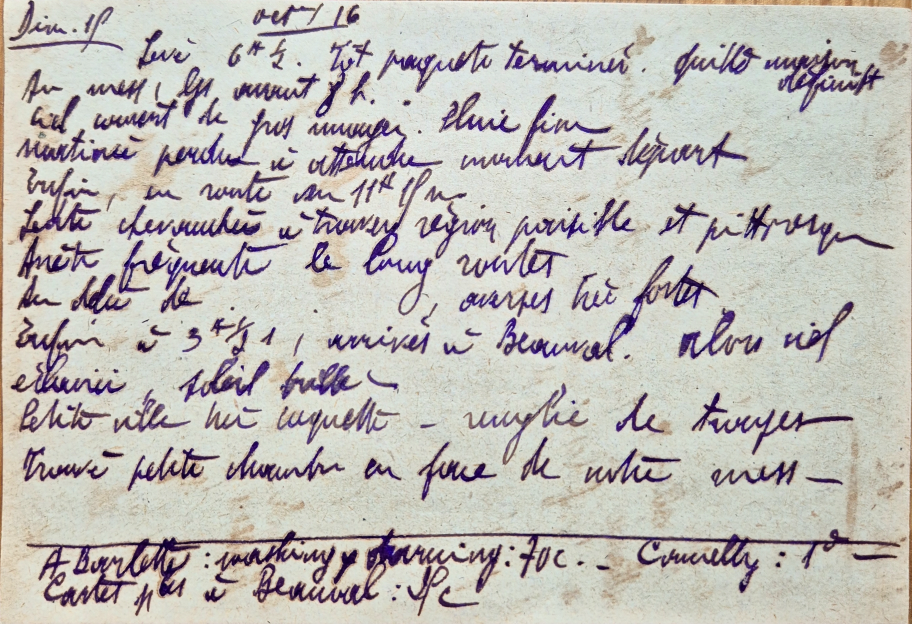
#> input picture scans_haute_qualite/20251126_104027.jpg, 2736 x 1872 px (shown at 1/3 size)
$ python -i preparer_facsimiles.py   (imports and definitions only)
#> lines starting #> are read from the running program, lines starting #| are printed output that depends on the picture
#> further down, picture is the input picture: PIL image 2736x1872 RGB; mean R, G, B 191.7, 188.2, 184
#!/usr/bin/env python3
"""Prépare les fac-similés de l'édition à partir des photographies en haute définition.

Chaque cliché est redressé (inclinaison mesurée sur les bords du feuillet, là où la table est visible),
débarrassé des bandes de table le long des bords, réduit à 1 400 pixels sur son grand côté (environ 170 dpi à
la taille d’impression) et enregistré en JPEG progressif. Pour que les pages se suivent sans saut de ton,
l'éclairage est égalisé (division par le fond du papier très lissé : seules les variations à grande échelle,
reflets et dégradés de la prise de vue, sont corrigées ; l'encre et les taches ne le sont pas), puis un gain par
canal ramène le ton du papier (médiane des pixels clairs du centre de la page) à une valeur commune. L'écriture
n'est pas retouchée ; la couverture (cliché 1) est laissée telle quelle.
Sortie : edition/fac-similes/NNN.jpg (dossier régénérable, non versionné).
"""
from __future__ import annotations

import os
import sys
from concurrent.futures import ProcessPoolExecutor
from pathlib import Path

import numpy as np
from PIL import Image, ImageFilter

RACINE = Path(__file__).resolve().parents[2]
SRC = RACINE / "scans_haute_qualite"
DST = RACINE / "edition" / "fac-similes"
COTE = 1400
QUALITE = 66
PAPIER = np.array([222.0, 218.0, 206.0])  # ton commun du papier (R, V, B)
MARQUE = b"fac-simile LJ : redresse, rogne sans toucher l'encre, eclairage et ton harmonises (v3)"


# [70 lines left out: functions masque_table, bande, inclinaison, encre_proche, redresser_rogner, not called in this run]


def harmoniser(im: Image.Image) -> Image.Image:
    """Éclairage égalisé (fond du papier très lissé), puis gain par canal ramenant le ton du papier à PAPIER."""
    a = np.asarray(im, dtype=np.float32)
    petit = im.resize((max(8, im.width // 8), max(8, im.height // 8)), Image.BILINEAR)
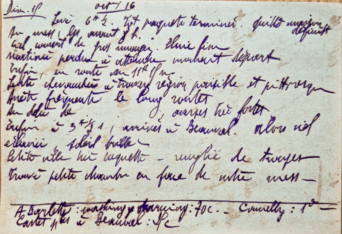
#> petit: PIL image 342x234 RGB; mean R, G, B 191.7, 188.3, 184
    fond = petit.filter(ImageFilter.MaxFilter(9)).filter(
        ImageFilter.GaussianBlur(radius=max(petit.width, petit.height) / 6))
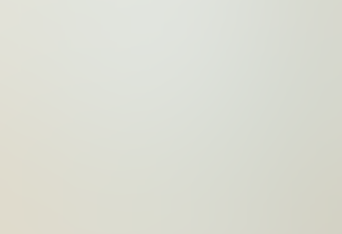
#> fond: PIL image 342x234 RGB; mean R, G, B 219.5, 221, 211.3
    fond = np.maximum(np.asarray(fond.resize(im.size, Image.BICUBIC)).astype(np.float32), 40)
#> fond: shape (1872, 2736, 3) float32
    a = a * (np.median(fond.reshape(-1, 3), axis=0) / fond)
    h, w, _ = a.shape
#> h = 1872; w = 2736
    c = a[int(h * .12):int(h * .88), int(w * .12):int(w * .88)].reshape(-1, 3)
    lum = c.mean(axis=1)
    papier = np.median(c[(lum > np.percentile(lum, 55)) & (lum < np.percentile(lum, 97))], axis=0)
#> papier = [218, 220, 209]
    gain = np.clip(PAPIER / papier, 0.83, 1.2)
#> gain = [1.02, 0.991, 0.985]
    return Image.fromarray(np.clip(a * gain + 0.5, 0, 255).astype(np.uint8))


# [26 lines left out: functions traiter, main, not called in this run]


# [2 lines not run here, left out]

>>> from PIL import Image
>>> picture = Image.open('../../scans_haute_qualite/20251126_104027.jpg')
>>> result = harmoniser(picture)

$ run again, on scans_haute_qualite/20251126_104157.jpg
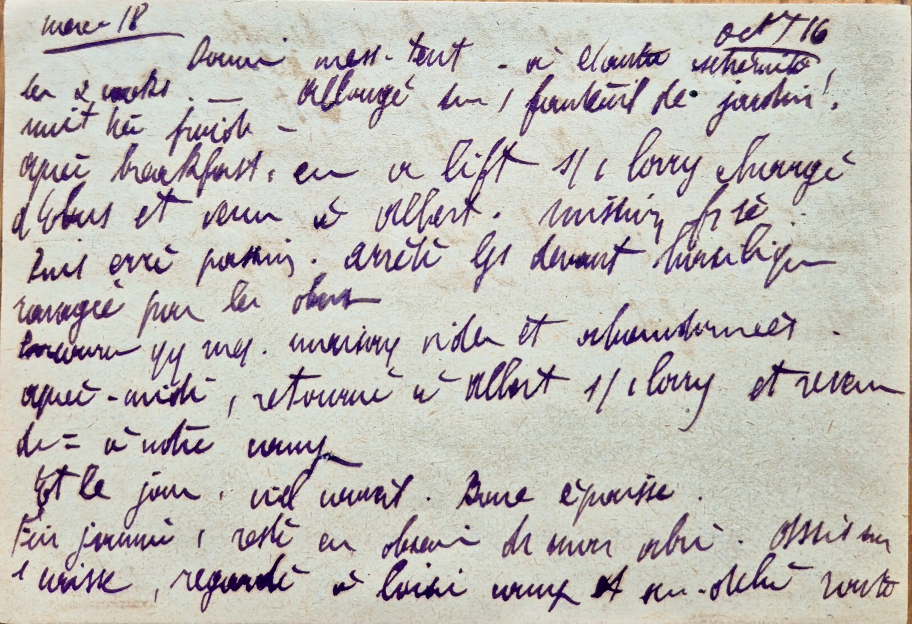
#> input picture scans_haute_qualite/20251126_104157.jpg, 2736 x 1872 px (shown at 1/3 size)
#> picture is the input picture: PIL image 2736x1872 RGB; mean R, G, B 194.1, 190, 185.2
#> in harmoniser, `petit = im.resize((max(8, im.width // 8), max(8, im.height // 8)), Ima..`:
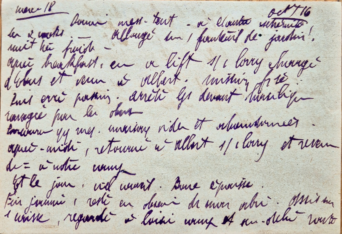
#> petit: PIL image 342x234 RGB; mean R, G, B 194.2, 190.1, 185.2
#> papier = [218, 219, 209]
#> gain = [1.02, 0.995, 0.986]

$ run again, on scans_haute_qualite/20251126_104222.jpg
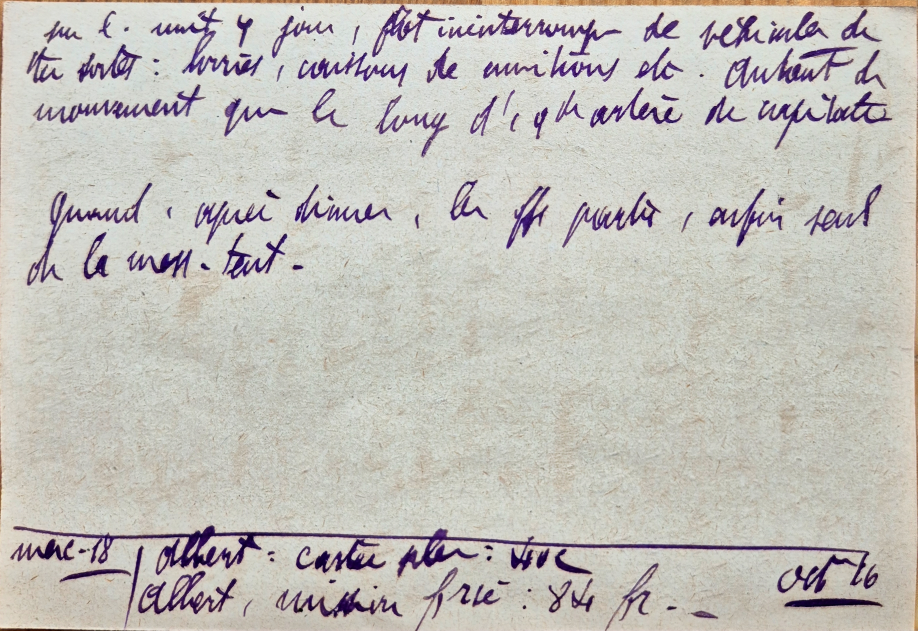
#> input picture scans_haute_qualite/20251126_104222.jpg, 2752 x 1892 px (shown at 1/3 size)
#> picture is the input picture: PIL image 2752x1892 RGB; mean R, G, B 195, 192, 186.7
#> in harmoniser, `petit = im.resize((max(8, im.width // 8), max(8, im.height // 8)), Ima..`:
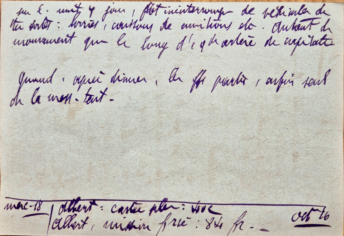
#> petit: PIL image 344x236 RGB; mean R, G, B 195, 192, 186.8
#> papier = [211, 212, 202.1]
#> gain = [1.05, 1.03, 1.02]
